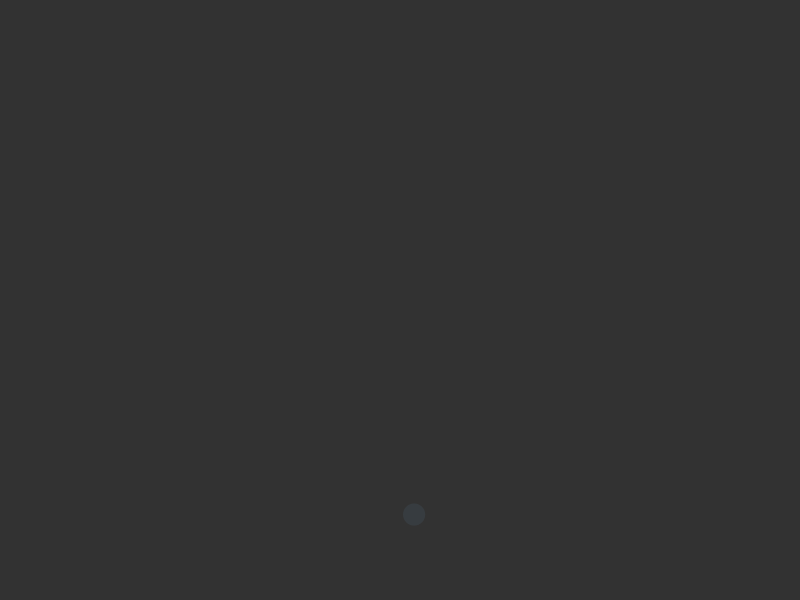
Frame 1 (no input)
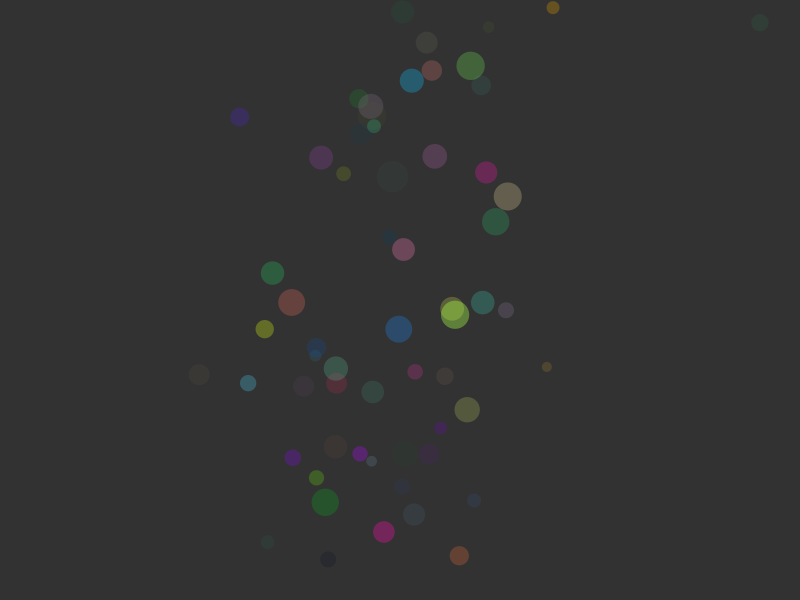
Frame 60 (the mouse pressed at the canvas centre just before this capture)
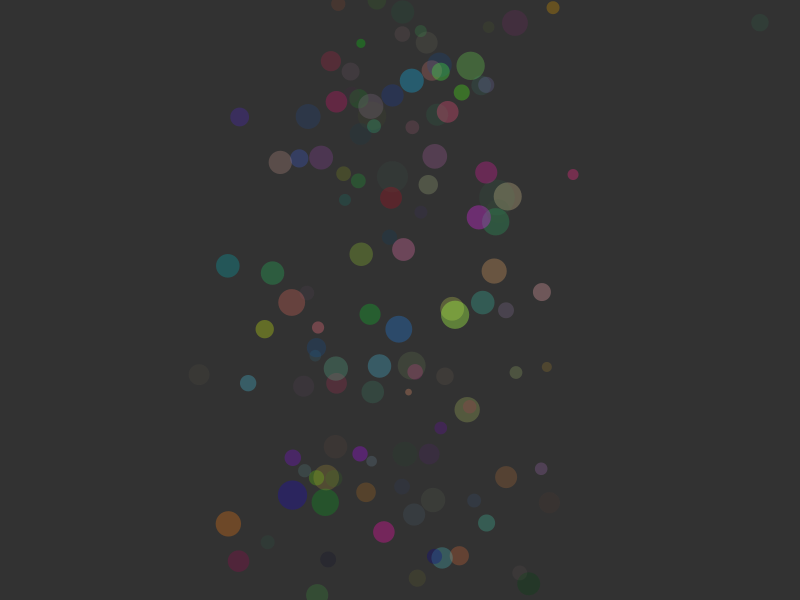
Frame 120 (the mouse held since frame 60 and released just before this capture)

The Processing sketch that drew these frames (run headless with seeded random() and noise(); from frame 60 on, the mouse is pressed at the canvas centre):

// Processing sketch: Answer_for_Quiz3
// ── Answer_for_Quiz3.pde
int frameCount = 0; // 帧计数器

void setup() {
  size(800, 600); // 设置窗口大小
  background(50); // 背景颜色设置为灰色
}

void draw() {
  // 生成一个油漆飞溅的圆
  paintSplatter();

  // 每300帧刷新屏幕
  frameCount++;
  if (frameCount >= 300) {
    background(50); // 清屏
    frameCount = 0; // 重置帧计数
  }
}

void paintSplatter() {
  // x 坐标：高斯分布
  float meanX = width / 2;          // 均值：屏幕中心
  float stdDevX = width / 8;        // 标准差
  float x = (float) (randomGaussian() * stdDevX + meanX);
  
  // y 坐标：随机
  float y = random(0, height); // 从屏幕顶部到底部随机生成

  // 随机大小（高斯分布）
  float meanSize = 20;       // 圆的平均大小
  float stdDevSize = 5;      // 圆大小的标准差
  float size = (float) (randomGaussian() * stdDevSize + meanSize);
  size = constrain(size, 5, 50); // 确保大小在合理范围内

  // 随机颜色
  float r = random(0, 255);
  float g = random(0, 255);
  float b = random(0, 255);
  float alpha = random(10, 100); // 透明度范围10到100

  // 绘制圆
  noStroke();
  fill(r, g, b, alpha);
  ellipse(x, y, size, size);
}
